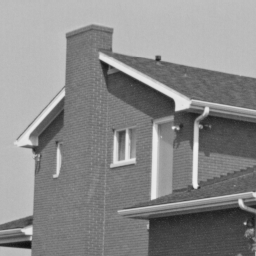
%> input picture imagens/House.tiff, 256 x 256 px
$ octave Histograma.m   (GNU Octave 9; MATLAB toolbox functions it lacks are replaced by stand-ins)
%> lines starting %> are read from the running program, lines starting %| are printed output that depends on the picture
clear all
close all
nm=8;
nl=8;
nlegen=9;
a=imread('../../../imagens/House.tiff');
%> a is the input picture: size 256x256 uint8; min 16, max 239, mean 138
b=imread('../../../imagens/Boat.tiff');
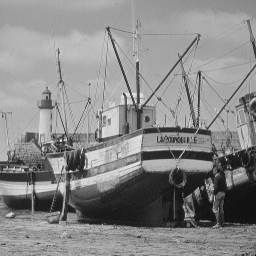
%> input picture imagens/Boat.tiff, 256 x 256 px
%> b is the input picture: size 256x256 uint8; min 0, max 239, mean 136
c=imread('../../../imagens/Pepper.tiff');
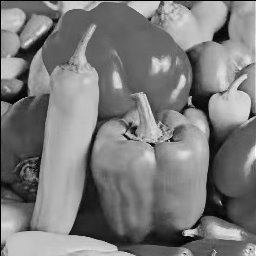
%> input picture imagens/Pepper.tiff, 256 x 256 px
%> c is the input picture: size 256x256 uint8; min 0, max 255, mean 123.1
d=imread('../../../imagens/Cman.tiff');
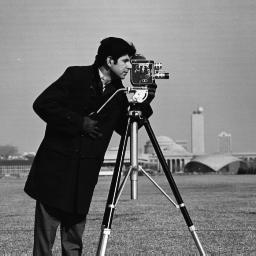
%> input picture imagens/Cman.tiff, 256 x 256 px
%> d is the input picture: size 256x256 uint8; min 0, max 255, mean 118.7

%> (the run ends here)
